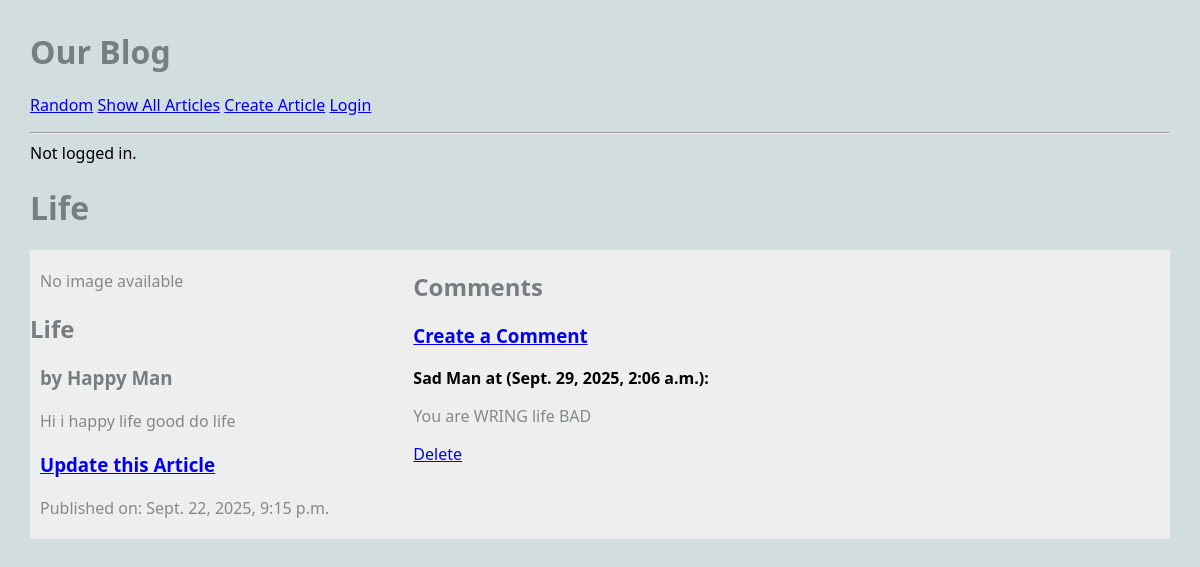
Screenshot of /blog/ with the database file from the repository.
### blog/models.py (models this page shows, shortened)
class Article(models.Model):
    title = models.TextField(blank=True)
    author = models.TextField(blank=True)
    text = models.TextField(blank=True)
    published = models.DateTimeField(auto_now=True)
    image_file = models.ImageField(blank=True)
    user = models.ForeignKey(User, on_delete=models.CASCADE)
    def get_all_comments(self):
        return Comment.objects.filter(article=self)

class Comment(models.Model):
    article = models.ForeignKey(Article, on_delete=models.CASCADE)
    author = models.TextField(blank=False)
    text = models.TextField(blank=False)
    published = models.DateTimeField(auto_now=True)

### blog/views.py (the view)
# urls.py: path('', RandomArticleView.as_view(), name='random'),
class RandomArticleView(DetailView):
    model = Article
    template_name = 'blog/article.html'
    context_object_name = 'article'
    def get_object(self):
        articles = Article.objects.all()
        return random.choice(articles)

### blog/templates/blog/article.html
{% extends 'blog/base.html' %}
{% block content %}
<h1>{{article.title}}</h1>
<main class = "grid-container">
    <article>
        {% if article.image_file %}
        <img src = {{article.image_file.url}}>
        {% else %}
        <p>No image available</p>
        {% endif %}
        <div>
            <h2>{{ article.title }}</h2>
            <h3>by {{ article.author }}</h3>
            <p>{{ article.text }}</p>
            <h3>
                <a href="{% url 'update_article' article.pk %}">Update this Article</a>
            </h3>
            <p>Published on: {{ article.published }}</p>
        </div>
        </article>
        <div>
            <h2>Comments</h2>
            <h3>
                <a href="{% url 'create_comment' article.pk %}">Create a Comment</a>
            </h3>
            {% for comment in article.get_all_comments %}
                <div>
                    <strong>{{ comment.author }} at ({{ comment.published }}):</strong>
                    <p>{{ comment.text }}</p>
                    <a href="{% url 'delete_comment' comment.pk %}">Delete</a>
                </div>
            {% endfor %}
        </div>
</main>
{% endblock %}

### static/blog.css (style rules this page uses)
body { margin: 30px; background: #d1dedd; font-family:'Segoe UI', Tahoma, Geneva, Verdana, sans-serif; }
h1, h2, h3 { color: #767f7e; }
p { color: #828b82; }
.grid-container { background: #eee; max-width: 900px; display: grid; grid-template-columns: repeat(3, 1fr); grid-gap: 10px; max-width: 1200px; margin: 20px auto; }
article p, article h3 { margin: 20px 10px; }

### rows the page displays
Article: title "Life", author "Happy Man", text "Hi i happy life good do life", published "Sept. 22, 2025, 9:15 p.m."
Comment: author "Sad Man", published "Sept. 29, 2025, 2:06 a.m.", text "You are WRING life BAD"
